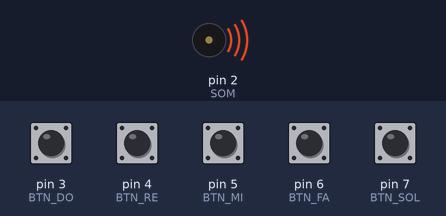
Simulated run of this sketch. Board: Arduino Uno, built with avr-gcc and run on an emulated ATmega328P. On the bench: buzzer (waves = sounding). The test bench sets the inputs (shaded band); at power-on: pin 3 (BTN_DO), pin 4 (BTN_RE), pin 5 (BTN_MI), pin 6 (BTN_FA), pin 7 (BTN_SOL) HIGH. What the sketch prints to the serial monitor is not drawn.

Above: at 0.1 s.
At 1.1 s:
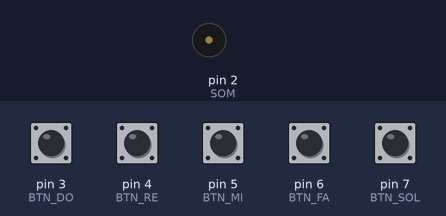
Timing chart, 0 to 2.6 s (numbered marks = the images above):
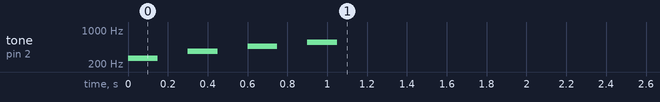

The sketch:

piano.ino
```cpp
//Constantes
 #define SOM 2
 #define BTN_DO 3
 #define BTN_RE 4
 #define BTN_MI 5
 #define BTN_FA 6
 #define BTN_SOL 7

//Variáveis;
int nota = 264;
int tempo = 150;

void setup()
{
  //Inicializando Monitor Serial
  Serial.begin(9600);

  pinMode(SOM, OUTPUT);
  pinMode(BTN_DO, INPUT_PULLUP);
  pinMode(BTN_RE, INPUT_PULLUP);
  pinMode(BTN_MI, INPUT_PULLUP);
  pinMode(BTN_FA, INPUT_PULLUP);
  pinMode(BTN_SOL, INPUT_PULLUP);

  for(int i=0; i<4; i++){
  	tone(SOM, nota);
  	delay(tempo);
  	noTone(SOM);
  	delay(tempo);
    nota += 100;
  }
}

void loop()
{
  Serial.println( (String)"DO = " + digitalRead(BTN_DO) );
  Serial.println( (String)"RE = " + digitalRead(BTN_RE) );
  Serial.println( (String)"MI = " + digitalRead(BTN_MI) );
  Serial.println( (String)"FA = " + digitalRead(BTN_FA) );
  Serial.println( (String)"SOL = " + digitalRead(BTN_SOL) );

  if(digitalRead(BTN_DO)==0) {
  	nota = 264;
  }
  if(digitalRead(BTN_RE)==0) {
  	nota = 300;
  }
  if(digitalRead(BTN_MI)==0) {
  	nota = 330;
  }
  if(digitalRead(BTN_FA)==0) {
  	nota = 352;
  }
  if(digitalRead(BTN_SOL)==0) {
  	nota = 396;
  }

  tone(SOM, nota);

  if(
    digitalRead(BTN_DO)==1 &&
    digitalRead(BTN_RE)==1 &&
    digitalRead(BTN_MI)==1 &&
    digitalRead(BTN_FA)==1 &&
    digitalRead(BTN_SOL)==1
  ) {
  	noTone(SOM);
  }

  delay(200);
}
```
